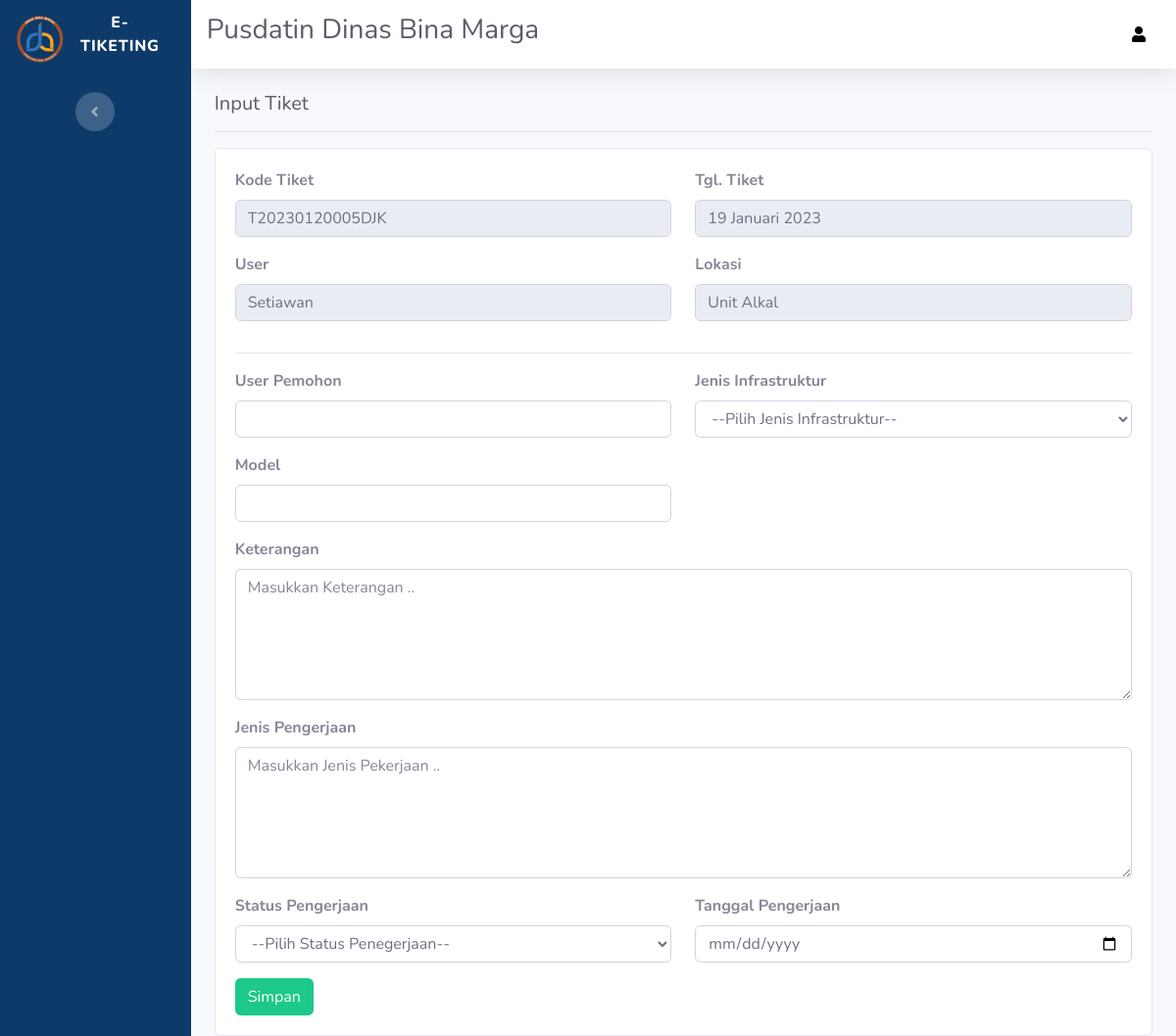
Page /tiket/group-tiket/T20230120005DJK on the committed database.
### tables this page shows
CREATE TABLE `tiket` (
  `id` int(11) NOT NULL,
  `kode_tiket` varchar(30) NOT NULL,
  `group_tiket` varchar(30) NOT NULL,
  `user_pemohon` varchar(100) NOT NULL,
  `id_jenis` int(1) NOT NULL,
  `model` varchar(100) NOT NULL,
  `id_lokasi` int(11) NOT NULL,
  `lampiran` varchar(100) NOT NULL,
  `keterangan` text NOT NULL,
  `jenis_pekerjaan` text NOT NULL,
  `telp` varchar(50) NOT NULL,
  `id_teknisi` int(1) NOT NULL,
  `status` int(1) NOT NULL,
  `created` datetime NOT NULL
);

CREATE TABLE `lokasi_infrastruktur` (
  `id` int(11) NOT NULL,
  `lokasi` varchar(100) NOT NULL
);

### application/controllers/Tiket.php (called while the page is built, shortened)
<?php
class Tiket extends CI_Controller
{
	public function __construct()
	{
		$this->load->helper(['url','tanggal']);
		$this->load->library(['session','pagination']);
		$this->load->model('m_tiket');
    }
    public function group_tiket($kode_tiket)
	{
        $data['title'] 		= "Input Group Tiket";
        $data['navbar']     = "admin/template/navbar";
        $data['sidebar']	= "admin/template/sidebar";
        $data['body'] 		= "admin/tiket/add_grouptiket";
        $data['tiket']      = $this->m_tiket->group_tiket($kode_tiket);
        $data['jenis']      = $this->m_tiket->jenis();
        $this->load->view('admin/template/template', $data);
	}
}

### index.php (called while the page is built, shortened)
<?php
require_once BASEPATH.'core/CodeIgniter.php';

### application/models/M_tiket.php (called while the page is built, shortened)
<?php
class M_tiket extends CI_Model
{
	public function group_tiket($kode_tiket)
	{
		$data = $this->db
			->select('tiket.*, jenis_infrastruktur.jenis, lokasi_infrastruktur.lokasi, user.nama_lengkap')
			->from('tiket')
            ->join('jenis_infrastruktur', 'tiket.id_jenis = jenis_infrastruktur.id', 'left')
			->join('lokasi_infrastruktur', 'tiket.id_lokasi = lokasi_infrastruktur.id', 'left')
			->join('user', 'tiket.id_teknisi = user.id', 'left')
			->where('tiket.kode_tiket', $kode_tiket)
			->order_by('tiket.id', 'ASC')
			->get()->result();
		return $data;
	}
}
?>

### application/helpers/tanggal_helper.php (called while the page is built, shortened)
<?php
if ( ! function_exists('tanggal_indonesia')) {
  function tanggal_indonesia($tanggal) {
    $ubahTanggal = gmdate($tanggal, time()+60*60*8);
    $pecahTanggal = explode('-', $ubahTanggal);
    $tanggal = $pecahTanggal[2];
    $bulan = bulan_panjang($pecahTanggal[1]);
    $tahun = $pecahTanggal[0];
    return $tanggal.' '.$bulan.' '.$tahun;
  }
}
if ( ! function_exists('bulan_panjang')) {
  function bulan_panjang($bulan) {
    switch ($bulan) {
      case 1:
        return 'Januari';
        break;
    }
  }
}
?>

### application/views/admin/tiket/add_grouptiket.php (the view, shortened to what this page needs)
<div class="container-fluid">
    <h5 class="h5 mb-0 text-gray-800">Input Tiket</h5><hr>
</div>
<div class="container-fluid">
	<div class="card">
		<div class="card-body">
			<form method="POST" action="<?php echo base_url('tiket/save-grouptiket')?>">
                <div class="row clearfix">
                    <div class="col-sm-6 form-group">
                        <label><strong>Kode Tiket</strong></label>
                        <input type="text" class="form-control" value="<?php echo $tiket[0]->kode_tiket ?>" disabled>
                    </div>
                    <div class="col-sm-6 form-group">
                        <label><strong>Tgl. Tiket</strong></label>
                        <input type="text" class="form-control" value="<?php echo tanggal_indonesia(date('Y-m-d', strtotime($tiket[0]->created))) ?>" disabled>
                    </div>
                    <div class="col-sm-6 form-group">
                        <label><strong>User</strong></label>
                        <input type="text" class="form-control" value="<?php echo $tiket[0]->user_pemohon ?>" disabled>
                    </div>
                    <div class="col-sm-6 form-group">
                        <label><strong>Lokasi</strong></label>
                        <input type="text" class="form-control" value="<?php echo $tiket[0]->lokasi ?>" disabled>
                    </div>
                </div><hr>
                <div class="row clearfix">
                    <div class="col-sm-6 form-group">
                        <label><strong>User Pemohon</strong></label>
                        <input type="text" name="user_pemohon" class="form-control" required>
                    </div>
                    <div class="col-sm-6 form-group">
                        <label><strong>Jenis Infrastruktur</strong></label>
                        <select class="form-control" name="jenis" required>
                            <option value="-">--Pilih Jenis Infrastruktur--</option>
                        </select>
                    </div>
                    <div class="col-sm-6 form-group">
                        <label><strong>Model</strong></label>
                        <input type="text" name="model" class="form-control" required>
                    </div>
                </div>
                <div class="row clearfix">
                    <div class="col-sm-12 form-group">
                        <label><strong>Keterangan</strong></label>
                        <textarea name="keterangan" class="form-control" placeholder="Masukkan Keterangan .." cols="45" rows="5" required></textarea>
                    </div>
                </div>
                <div class="row clearfix">
                    <div class="col-sm-12 form-group">
                        <label><strong>Jenis Pengerjaan</strong></label>
                        <textarea name="jenis_pekerjaan" class="form-control" placeholder="Masukkan Jenis Pekerjaan .." cols="45" rows="5"></textarea>
                    </div>
                </div>
                <div class="row clearfix">
                    <div class="col-sm-6 form-group">
                        <label><strong>Status Pengerjaan</strong></label>
                        <select class="form-control" name="status" required>
                            <option value="-">--Pilih Status Penegerjaan--</option>
                        </select>
                    </div>
                    <div class="col-sm-6 form-group">
                        <label><strong>Tanggal Pengerjaan</strong></label>
                        <input type="date" name="tanggal" class="form-control" required>
                    </div>
                </div>
				<button type="submit" class="btn btn-success" >Simpan</button>
			</form>
		</div>
	</div>
</div>

### rows in the picture
tiket: kode_tiket "T20230120005DJK", created "19 Januari 2023", user_pemohon "Setiawan", lokasi "Unit Alkal"
